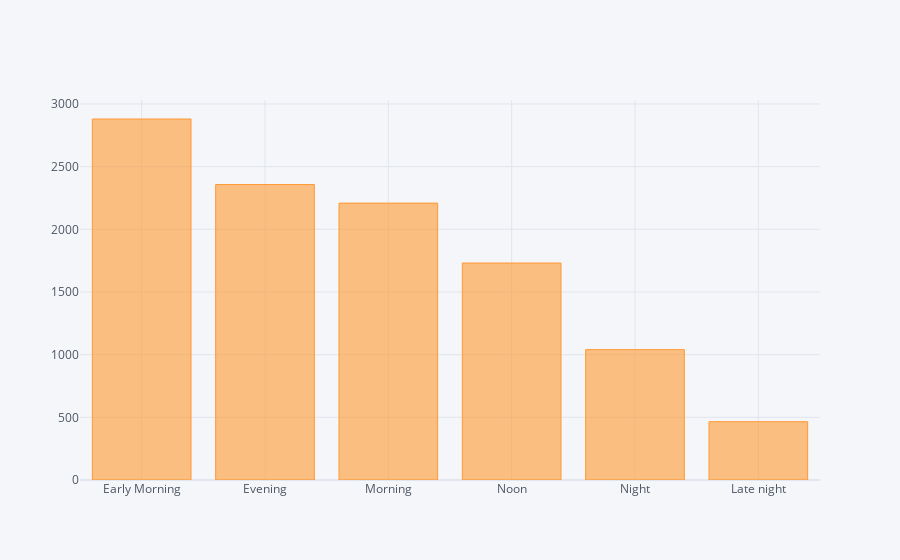

The notebook cell saved with this chart:
### Code cell
data['Dep_Time_Hour'].apply(flight_dep_time).value_counts().iplot(kind='bar')

### Figure 1 — Plotly figure (JSON) as saved in the notebook; plotly's stock layout.template omitted (floating-point values rounded to 4 significant figures)
{"data": [{"marker": {"color": "rgba(255, 153, 51, 0.6)", "line": {"color": "rgba(255, 153, 51, 1.0)", "width": 1}}, "name": "Dep_Time_Hour", "orientation": "v", "text": "", "type": "bar", "x": ["Early Morning", "Evening", "Morning", "Noon", "Night", "Late night"], "y": [2880, 2357, 2209, 1731, 1040, 465]}], "layout": {"legend": {"bgcolor": "#F5F6F9", "font": {"color": "#4D5663"}}, "paper_bgcolor": "#F5F6F9", "plot_bgcolor": "#F5F6F9", "title": {"font": {"color": "#4D5663"}}, "xaxis": {"gridcolor": "#E1E5ED", "showgrid": true, "tickfont": {"color": "#4D5663"}, "title": {"font": {"color": "#4D5663"}, "text": ""}, "zerolinecolor": "#E1E5ED"}, "yaxis": {"gridcolor": "#E1E5ED", "showgrid": true, "tickfont": {"color": "#4D5663"}, "title": {"font": {"color": "#4D5663"}, "text": ""}, "zerolinecolor": "#E1E5ED"}}}
